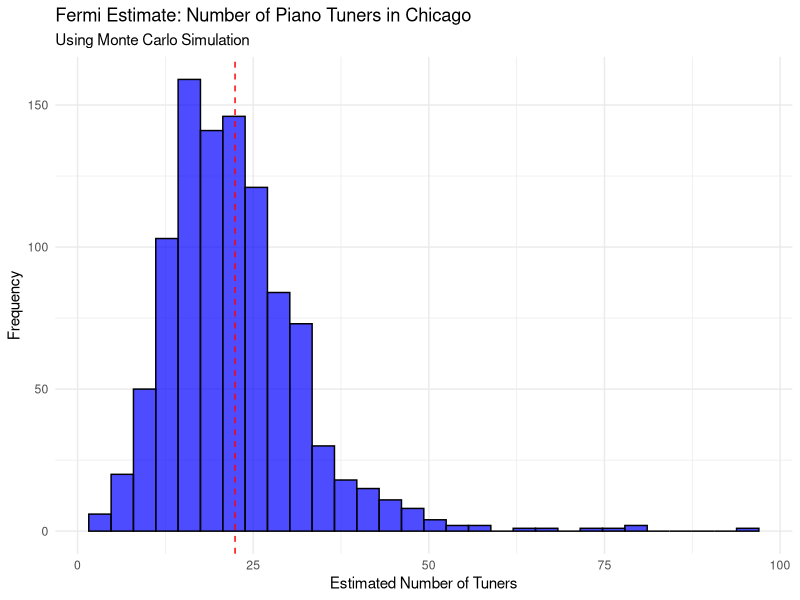
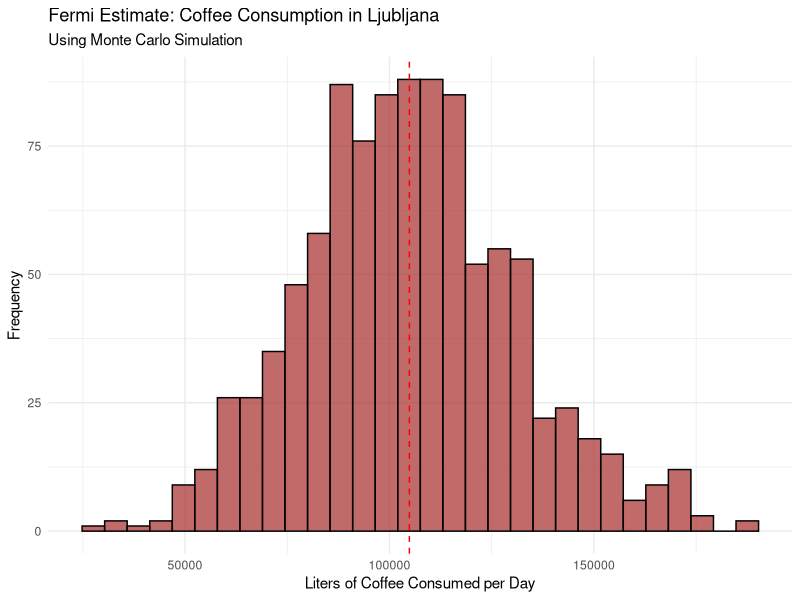

Here is the R script that generated these plots, in order: (Note: this script raises an error after producing the figures.)
##########################################
# 
# Fermi Calculator
# 
#
# Series:
# Little Useless-useful R functions #64
# Created: April 06, 2025
# Author: Tomaz Kastrun
# Blog: tomaztsql.wordpress.com
# V.1.0

# Changelog: 
#        
###########################################


library(ggplot2)
library(dplyr)

fermi_calculator <- function(problem = "piano_tuners_chicago", simulations = 1000) {
  
  if (problem == "piano_tuners_chicago") {
    
    pop_chicago <- rnorm(simulations, mean = 2.7e6, sd = 2e5) 
    households <- pop_chicago / rnorm(simulations, mean = 2.5, sd = 0.2)  # ppl per house
    pianos_per_household <- rnorm(simulations, mean = 0.02, sd = 0.005)  # fraction of pianos per house
    pianos_tuned_per_year <- rnorm(simulations, mean = 1, sd = 0.2)  # freq of piano tunning
    tunings_per_tuner <- rnorm(simulations, mean = 1000, sd = 200)  
    
    num_pianos <- households * pianos_per_household
    total_tunings <- num_pianos * pianos_tuned_per_year
    num_tuners <- total_tunings / tunings_per_tuner
    

    data <- data.frame(NumTuners = num_tuners)
    p <- ggplot(data, aes(x = NumTuners)) +
      geom_histogram(fill = "blue", color = "black", bins = 30, alpha = 0.7) +
      geom_vline(xintercept = mean(num_tuners), color = "red", linetype = "dashed") +
      theme_minimal() +
      labs(title = "Fermi Estimate: Number of Piano Tuners in Chicago",
           subtitle = "Using Monte Carlo Simulation",
           x = "Estimated Number of Tuners",
           y = "Frequency")
    
    print(p)
    
    return(summary(num_tuners))
  }
  
  else if (problem == "coffee_consumption_ljubljana") {
    pop_lj <- rnorm(simulations, mean = 3.6e5, sd = 2e4)  # citizens of LJ
    fraction_coffee_drinkers <- rnorm(simulations, mean = 0.65, sd = 0.05)  
    cups_per_day <- rnorm(simulations, mean = 2.5, sd = 0.5)  
    cup_size_liters <- rnorm(simulations, mean = 0.18, sd = 0.02)  # Size of a cup in liters
    
    daily_coffee_liters <- pop_lj * fraction_coffee_drinkers * cups_per_day * cup_size_liters
    data <- data.frame(DailyCoffeeLiters = daily_coffee_liters)
    
    p <- ggplot(data, aes(x = DailyCoffeeLiters)) +
      geom_histogram(fill = "brown", color = "black", bins = 30, alpha = 0.7) +
      geom_vline(xintercept = mean(daily_coffee_liters), color = "red", linetype = "dashed") +
      theme_minimal() +
      labs(title = "Fermi Estimate: Coffee Consumption in Ljubljana",
           subtitle = "Using Monte Carlo Simulation",
           x = "Liters of Coffee Consumed per Day",
           y = "Frequency")
    
    print(p)
    return(summary(daily_coffee_liters))
  }
  
  else {
    stop("Problem not recognized. Try 'piano_tuners_chicago' or 'coffee_consumption_ljubljana'.")
  }
}


#################
# function usage
#################

fermi_calculator("piano_tuners_chicago")
fermi_calculator("coffee_consumption_ljubljana")
fermi_calculator("drunks_in_dublin")
